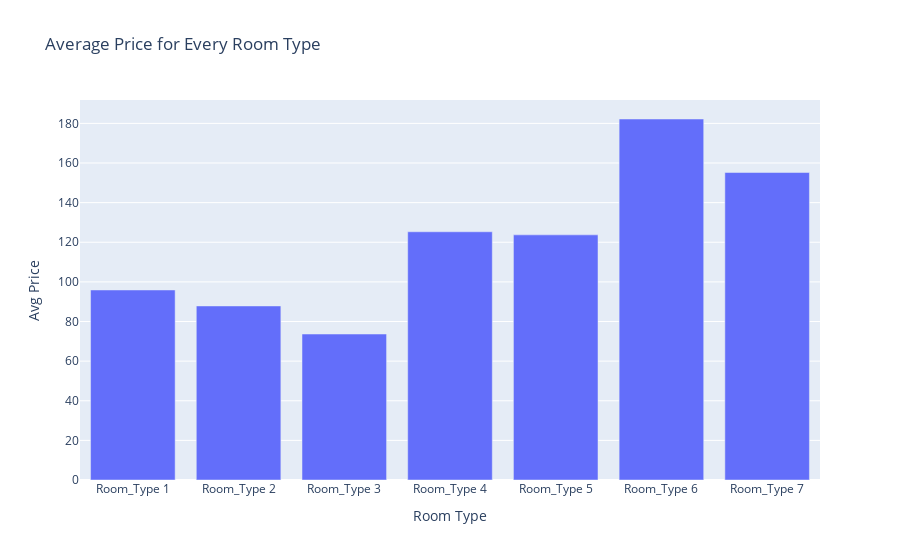

Here is the notebook cell this chart was saved with:
### Markdown cell above
### 3. First, let's form the relation between Room type and Avg Price per room

### Code cell
grouped_df = df.groupby("room_type_reserved")["avg_price_per_room"].mean().reset_index()

grouped_df.columns = ["Room Type", "Avg Price"]

fig = px.bar(grouped_df, x="Room Type", y="Avg Price", title="Average Price for Every Room Type")

fig.show()

### Figure 1 — Plotly figure (JSON) as saved in the notebook; plotly's stock layout.template omitted (floating-point values rounded to 4 significant figures)
{"data": [{"hovertemplate": "Room Type=%{x}<br>Avg Price=%{y}<extra></extra>", "legendgroup": "", "marker": {"color": "#636efa", "pattern": {"shape": ""}}, "name": "", "orientation": "v", "showlegend": false, "textposition": "auto", "type": "bar", "x": ["Room_Type 1", "Room_Type 2", "Room_Type 3", "Room_Type 4", "Room_Type 5", "Room_Type 6", "Room_Type 7"], "xaxis": "x", "y": [95.92, 87.85, 73.68, 125.3, 123.7, 182.2, 155.2], "yaxis": "y"}], "layout": {"barmode": "relative", "legend": {"tracegroupgap": 0}, "title": {"text": "Average Price for Every Room Type"}, "xaxis": {"anchor": "y", "domain": [0, 1], "title": {"text": "Room Type"}}, "yaxis": {"anchor": "x", "domain": [0, 1], "title": {"text": "Avg Price"}}}}
